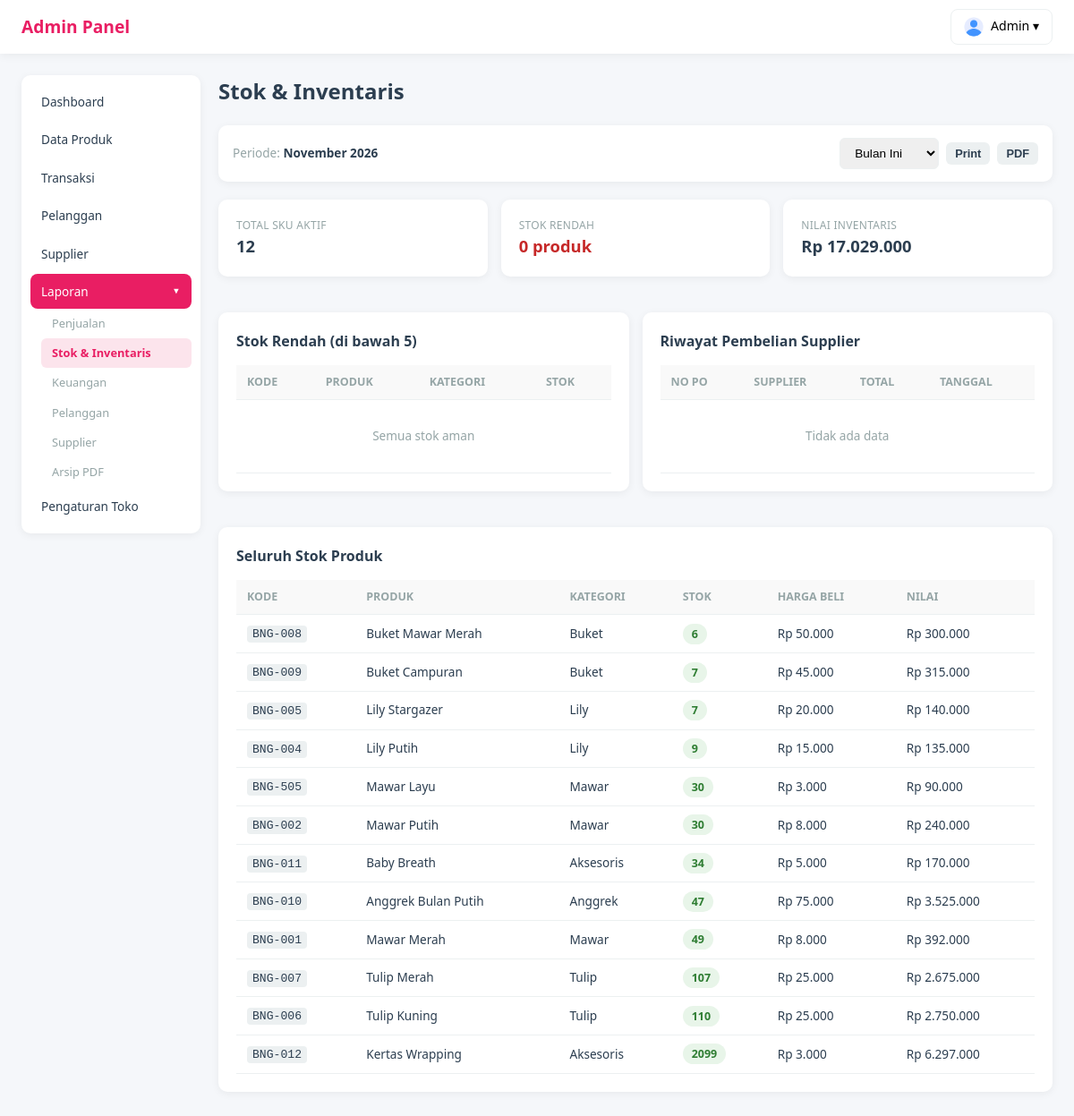
Page /admin/index.php?page=laporan&tab=stok on the committed database.
### tables this page shows
CREATE TABLE `produk` (
  `id` int(11) NOT NULL AUTO_INCREMENT,
  `kode_bunga` varchar(50) DEFAULT NULL,
  `nama_bunga` varchar(100) NOT NULL,
  `kategori_id` int(11) NOT NULL,
  `harga_beli` decimal(12,2) NOT NULL DEFAULT 0.00,
  `harga_jual` decimal(12,2) NOT NULL DEFAULT 0.00,
  `stok` int(11) NOT NULL DEFAULT 0,
  `foto` varchar(255) DEFAULT NULL,
  `deskripsi` text DEFAULT NULL,
  `is_active` tinyint(1) NOT NULL DEFAULT 1,
  `created_at` timestamp NULL DEFAULT current_timestamp(),
  `updated_at` timestamp NULL DEFAULT current_timestamp() ON UPDATE current_timestamp(),
  PRIMARY KEY (`id`),
  UNIQUE KEY `kode_bunga` (`kode_bunga`),
  KEY `kategori_id` (`kategori_id`),
  CONSTRAINT `produk_ibfk_1` FOREIGN KEY (`kategori_id`) REFERENCES `kategori_produk` (`id`)
);

CREATE TABLE `kategori_produk` (
  `id` int(11) NOT NULL AUTO_INCREMENT,
  `nama_kategori` varchar(50) NOT NULL,
  `deskripsi` text DEFAULT NULL,
  `created_at` timestamp NULL DEFAULT current_timestamp(),
  PRIMARY KEY (`id`),
  UNIQUE KEY `nama_kategori` (`nama_kategori`)
);

### html/admin/pages/laporan.php (the view, shortened to what this page needs)
<?php
$tab = $_GET['tab'] ?? 'overview';
$periode = $_GET['periode'] ?? 'bulan_ini';
switch ($periode) {
    case 'bulan_ini': $dateFrom = date('Y-m-01'); $dateTo = date('Y-m-d'); $periodeLabel = date('F Y'); break;
}
$tabTitles = ['overview'=>'Laporan Penjualan','stok'=>'Stok & Inventaris','keuangan'=>'Laporan Keuangan','pelanggan'=>'Laporan Pelanggan','supplier'=>'Laporan Supplier'];
?>
<h1 class="page-title"><?php echo $tabTitles[$tab] ?? 'Laporan'; ?></h1>
<div class="card" style="padding:14px 16px;margin-bottom:20px;">
    <div style="display:flex;justify-content:space-between;align-items:center;flex-wrap:wrap;gap:10px;">
        <p style="color:var(--gray);font-size:0.85rem;margin:0;">Periode: <strong style="color:var(--dark);"><?php echo $periodeLabel; ?></strong></p>
        <form method="GET" id="laporan-form" style="display:flex;gap:8px;flex-wrap:wrap;align-items:center;">
            <select name="periode" onchange="changePeriode(this.value)" style="padding:8px 12px;border:1.5px solid var(--gray-light);border-radius:6px;font-size:0.85rem;">
                <option value="bulan_ini" <?php echo $periode==='bulan_ini'?'selected':''; ?>>Bulan Ini</option>
            </select>
            <button type="button" class="btn btn-secondary btn-sm" onclick="printReport()">Print</button>
            <button type="button" class="btn btn-secondary btn-sm" onclick="downloadPDF()">PDF</button>
        </form>
    </div>
</div>
<?php if ($tab === 'stok'): ?>
<?php
$stokList = $db->query("SELECT p.kode_bunga, p.nama_bunga, p.stok, p.harga_beli, k.nama_kategori FROM produk p LEFT JOIN kategori_produk k ON p.kategori_id = k.id WHERE p.is_active = 1 ORDER BY p.stok ASC")->fetchAll();
$stokMinimum = (int)($_settings['stok_minimum_alert'] ?? 5);
$lowStok = array_filter($stokList, fn($p) => $p['stok'] <= $stokMinimum);
$totalNilaiStok = array_sum(array_map(fn($p) => $p['stok'] * $p['harga_beli'], $stokList));
$riwayatBeli = $db->prepare("SELECT ps.no_pembelian, ps.tanggal, ps.total, s.nama as supplier_nama FROM pembelian_stok ps LEFT JOIN supplier s ON s.id = ps.supplier_id WHERE DATE(ps.tanggal) BETWEEN :dari AND :sampai ORDER BY ps.tanggal DESC LIMIT 20");
$riwayatBeli->execute([':dari'=>$dateFrom,':sampai'=>$dateTo]);
$riwayatBeli = $riwayatBeli->fetchAll();
?>
<div class="summary-grid" style="margin-bottom:20px;">
    <div class="card summary-card"><div><p class="summary-label">Total SKU Aktif</p><p class="summary-value"><?php echo count($stokList); ?></p></div></div>
    <div class="card summary-card"><div><p class="summary-label">Stok Rendah</p><p class="summary-value" style="color:#c62828;"><?php echo count($lowStok); ?> produk</p></div></div>
    <div class="card summary-card"><div><p class="summary-label">Nilai Inventaris</p><p class="summary-value">Rp <?php echo number_format($totalNilaiStok,0,',','.'); ?></p></div></div>
</div>
<div style="display:grid;grid-template-columns:1fr 1fr;gap:15px;margin-bottom:20px;">
    <div class="card"><h3>Stok Rendah (di bawah <?php echo $stokMinimum; ?>)</h3>
        <div class="table-wrapper"><table class="table"><thead><tr><th>Kode</th><th>Produk</th><th>Kategori</th><th>Stok</th></tr></thead><tbody>
            <?php if (empty($lowStok)): ?><tr><td colspan="4" class="empty">Semua stok aman</td></tr><?php endif; ?>
        </tbody></table></div>
    </div>
    <div class="card"><h3>Riwayat Pembelian Supplier</h3>
        <div class="table-wrapper"><table class="table"><thead><tr><th>No PO</th><th>Supplier</th><th>Total</th><th>Tanggal</th></tr></thead><tbody>
            <?php if (empty($riwayatBeli)): ?><tr><td colspan="4" class="empty">Tidak ada data</td></tr><?php endif; ?>
        </tbody></table></div>
    </div>
</div>
<div class="card"><h3>Seluruh Stok Produk</h3>
    <div class="table-wrapper"><table class="table"><thead><tr><th>Kode</th><th>Produk</th><th>Kategori</th><th>Stok</th><th>Harga Beli</th><th>Nilai</th></tr></thead><tbody>
        <?php foreach ($stokList as $p): $nilai=$p['stok']*$p['harga_beli']; ?><tr><td><code><?php echo $p['kode_bunga']; ?></code></td><td><?php echo htmlspecialchars($p['nama_bunga']); ?></td><td><?php echo $p['nama_kategori']??'-'; ?></td><td><span class="badge <?php echo $p['stok']<=$stokMinimum?'badge-danger':'badge-ok'; ?>"><?php echo $p['stok']; ?></span></td><td>Rp <?php echo number_format($p['harga_beli'],0,',','.'); ?></td><td>Rp <?php echo number_format($nilai,0,',','.'); ?></td></tr><?php endforeach; ?>
    </tbody></table></div>
</div>
<?php endif; ?>

### html/admin/css/admin.css (style rules this page uses)
* { margin: 0; padding: 0; box-sizing: border-box; }
:root { --primary: #e91e63; --primary-dark: #c2185b; --primary-light: #fce4ec; --secondary: #4caf50; --warning: #ff9800; --danger: #f44336; --dark: #2c3e50; --gray: #95a5a6; --gray-light: #ecf0f1; --white: #ffffff; --radius: 10px; --shadow: 0 2px 10px rgba(0, 0, 0, 0.06); }
body { font-family: 'Segoe UI', Tahoma, Geneva, Verdana, sans-serif; background: #f5f7fa; color: var(--dark); line-height: 1.5; }
.page-title { font-size: 1.5rem; font-weight: 700; margin-bottom: 20px; }
.card { background: var(--white); border-radius: var(--radius); padding: 20px; box-shadow: var(--shadow); margin-bottom: 20px; }
.card h3 { font-size: 1rem; margin-bottom: 15px; color: var(--dark); }
.summary-grid { display: grid; grid-template-columns: repeat(auto-fit, minmax(180px, 1fr)); gap: 15px; margin-bottom: 20px; }
.summary-card { display: flex; align-items: center; gap: 12px; }
.summary-label { font-size: 0.75rem; color: var(--gray); text-transform: uppercase; letter-spacing: 0.3px; }
.summary-value { font-size: 1.15rem; font-weight: 700; }
.btn { padding: 9px 16px; border: none; border-radius: 6px; font-size: 0.85rem; font-weight: 600; cursor: pointer; text-decoration: none; display: inline-flex; align-items: center; gap: 4px; transition: opacity 0.2s; }
.btn-secondary { background: var(--gray-light); color: var(--dark); }
.btn-sm { padding: 5px 10px; font-size: 0.8rem; }
.table-wrapper { overflow-x: auto; }
.table { width: 100%; border-collapse: collapse; font-size: 0.85rem; }
.table th, .table td { padding: 10px 12px; text-align: left; border-bottom: 1px solid var(--gray-light); }
.table th { background: #f9f9f9; font-weight: 600; font-size: 0.78rem; text-transform: uppercase; color: var(--gray); }
.table .empty { text-align: center; color: var(--gray); padding: 30px; }
.table code { background: var(--gray-light); padding: 2px 6px; border-radius: 4px; font-size: 0.82rem; }
.badge { padding: 3px 10px; border-radius: 12px; font-size: 0.78rem; font-weight: 600; }
.badge-ok { background: #e8f5e9; color: #2e7d32; }

### rows in the picture
produk: kode_bunga "BNG-008", nama_bunga "Buket Mawar Merah", kategori.nama_kategori "Buket", stok "6", harga_beli "50.000", nilai "300.000"
produk: kode_bunga "BNG-009", nama_bunga "Buket Campuran", kategori.nama_kategori "Buket", stok "7", harga_beli "45.000", nilai "315.000"
produk: kode_bunga "BNG-005", nama_bunga "Lily Stargazer", kategori.nama_kategori "Lily", stok "7", harga_beli "20.000", nilai "140.000"
produk: kode_bunga "BNG-004", nama_bunga "Lily Putih", kategori.nama_kategori "Lily", stok "9", harga_beli "15.000", nilai "135.000"
produk: kode_bunga "BNG-505", nama_bunga "Mawar Layu", kategori.nama_kategori "Mawar", stok "30", harga_beli "3.000", nilai "90.000"
produk: kode_bunga "BNG-002", nama_bunga "Mawar Putih", kategori.nama_kategori "Mawar", stok "30", harga_beli "8.000", nilai "240.000"
produk: kode_bunga "BNG-011", nama_bunga "Baby Breath", kategori.nama_kategori "Aksesoris", stok "34", harga_beli "5.000", nilai "170.000"
produk: kode_bunga "BNG-010", nama_bunga "Anggrek Bulan Putih", kategori.nama_kategori "Anggrek", stok "47", harga_beli "75.000", nilai "3.525.000"
produk: kode_bunga "BNG-001", nama_bunga "Mawar Merah", kategori.nama_kategori "Mawar", stok "49", harga_beli "8.000", nilai "392.000"
produk: kode_bunga "BNG-007", nama_bunga "Tulip Merah", kategori.nama_kategori "Tulip", stok "107", harga_beli "25.000", nilai "2.675.000"
produk: kode_bunga "BNG-006", nama_bunga "Tulip Kuning", kategori.nama_kategori "Tulip", stok "110", harga_beli "25.000", nilai "2.750.000"
produk: kode_bunga "BNG-012", nama_bunga "Kertas Wrapping", kategori.nama_kategori "Aksesoris", stok "2099", harga_beli "3.000", nilai "6.297.000"

### other values in the picture
$_SESSION['user']['username'] "Admin"
$tabTitles[$tab] "Stok & Inventaris"
$periodeLabel "November 2026"
count($stokList) "12"
count($lowStok) "0"
$totalNilaiStok "17.029.000"
$stokMinimum "5"
